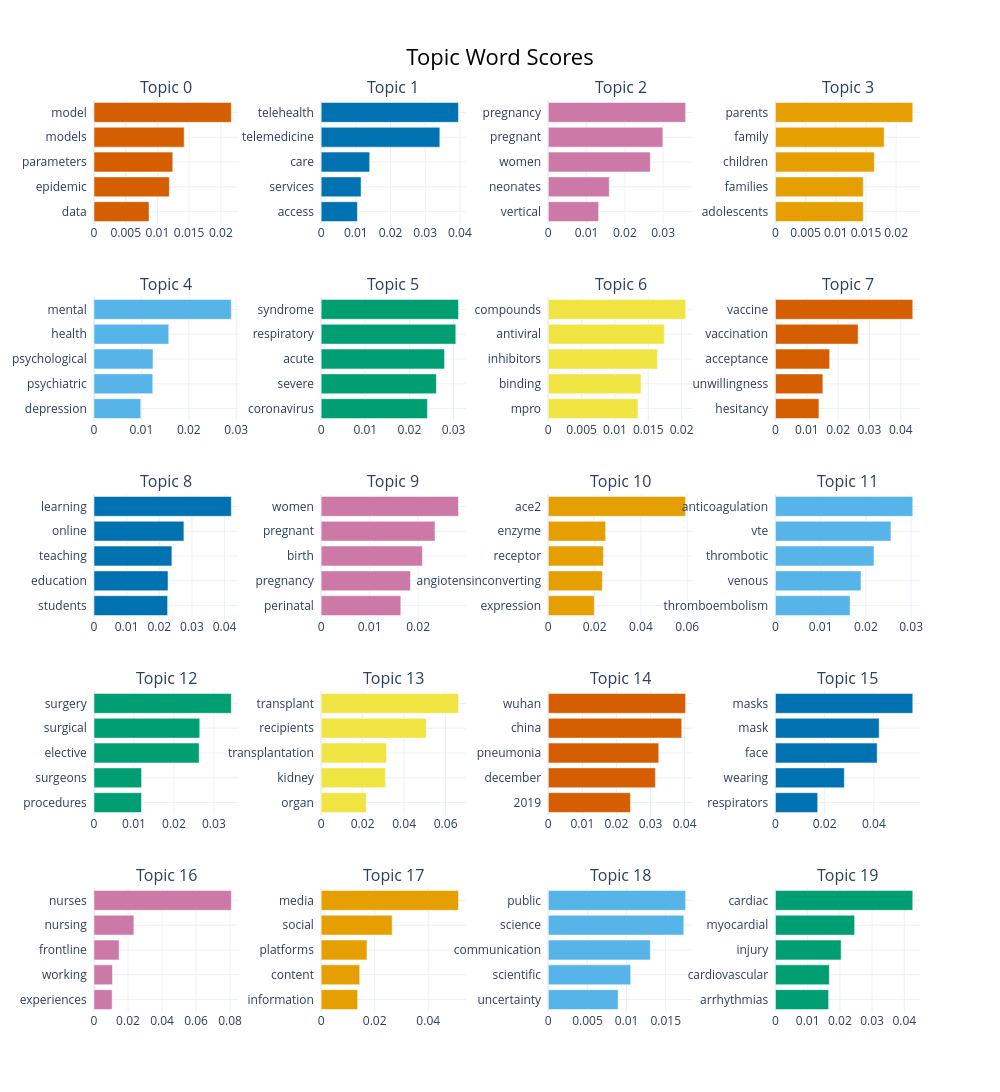

The code cell stored with this chart in its notebook:
### Code cell
topic_model.visualize_barchart(top_n_topics=20)

### Figure 1 — Plotly figure (JSON) as saved in the notebook; plotly's stock layout.template omitted (floating-point values rounded to 4 significant figures)
{"data": [{"marker": {"color": "#D55E00"}, "orientation": "h", "type": "bar", "x": [0.008671, 0.01188, 0.01242, 0.01422, 0.02165], "xaxis": "x", "y": ["data  ", "epidemic  ", "parameters  ", "models  ", "model  "], "yaxis": "y"}, {"marker": {"color": "#0072B2"}, "orientation": "h", "type": "bar", "x": [0.01046, 0.01151, 0.01399, 0.03422, 0.03959], "xaxis": "x2", "y": ["access  ", "services  ", "care  ", "telemedicine  ", "telehealth  "], "yaxis": "y2"}, {"marker": {"color": "#CC79A7"}, "orientation": "h", "type": "bar", "x": [0.01315, 0.01593, 0.02665, 0.02993, 0.03587], "xaxis": "x3", "y": ["vertical  ", "neonates  ", "women  ", "pregnant  ", "pregnancy  "], "yaxis": "y3"}, {"marker": {"color": "#E69F00"}, "orientation": "h", "type": "bar", "x": [0.01455, 0.01455, 0.01638, 0.01802, 0.02276], "xaxis": "x4", "y": ["adolescents  ", "families  ", "children  ", "family  ", "parents  "], "yaxis": "y4"}, {"marker": {"color": "#56B4E9"}, "orientation": "h", "type": "bar", "x": [0.009856, 0.0124, 0.01245, 0.01577, 0.02896], "xaxis": "x5", "y": ["depression  ", "psychiatric  ", "psychological  ", "health  ", "mental  "], "yaxis": "y5"}, {"marker": {"color": "#009E73"}, "orientation": "h", "type": "bar", "x": [0.02408, 0.02611, 0.02796, 0.03051, 0.03111], "xaxis": "x6", "y": ["coronavirus  ", "severe  ", "acute  ", "respiratory  ", "syndrome  "], "yaxis": "y6"}, {"marker": {"color": "#F0E442"}, "orientation": "h", "type": "bar", "x": [0.01344, 0.01391, 0.01636, 0.0174, 0.0206], "xaxis": "x7", "y": ["mpro  ", "binding  ", "inhibitors  ", "antiviral  ", "compounds  "], "yaxis": "y7"}, {"marker": {"color": "#D55E00"}, "orientation": "h", "type": "bar", "x": [0.01387, 0.01513, 0.0173, 0.0264, 0.04383], "xaxis": "x8", "y": ["hesitancy  ", "unwillingness  ", "acceptance  ", "vaccination  ", "vaccine  "], "yaxis": "y8"}, {"marker": {"color": "#0072B2"}, "orientation": "h", "type": "bar", "x": [0.02255, 0.02268, 0.02386, 0.02755, 0.04207], "xaxis": "x9", "y": ["students  ", "education  ", "teaching  ", "online  ", "learning  "], "yaxis": "y9"}, {"marker": {"color": "#CC79A7"}, "orientation": "h", "type": "bar", "x": [0.01643, 0.01843, 0.02088, 0.02348, 0.02832], "xaxis": "x10", "y": ["perinatal  ", "pregnancy  ", "birth  ", "pregnant  ", "women  "], "yaxis": "y10"}, {"marker": {"color": "#E69F00"}, "orientation": "h", "type": "bar", "x": [0.01984, 0.02333, 0.02381, 0.02477, 0.0593], "xaxis": "x11", "y": ["expression  ", "angiotensinconverting  ", "receptor  ", "enzyme  ", "ace2  "], "yaxis": "y11"}, {"marker": {"color": "#56B4E9"}, "orientation": "h", "type": "bar", "x": [0.0165, 0.01891, 0.02179, 0.02554, 0.03036], "xaxis": "x12", "y": ["thromboembolism  ", "venous  ", "thrombotic  ", "vte  ", "anticoagulation  "], "yaxis": "y12"}, {"marker": {"color": "#009E73"}, "orientation": "h", "type": "bar", "x": [0.01189, 0.0119, 0.02631, 0.02646, 0.03436], "xaxis": "x13", "y": ["procedures  ", "surgeons  ", "elective  ", "surgical  ", "surgery  "], "yaxis": "y13"}, {"marker": {"color": "#F0E442"}, "orientation": "h", "type": "bar", "x": [0.02171, 0.03097, 0.03155, 0.05063, 0.0662], "xaxis": "x14", "y": ["organ  ", "kidney  ", "transplantation  ", "recipients  ", "transplant  "], "yaxis": "y14"}, {"marker": {"color": "#D55E00"}, "orientation": "h", "type": "bar", "x": [0.02409, 0.03142, 0.03241, 0.03915, 0.04029], "xaxis": "x15", "y": ["2019  ", "december  ", "pneumonia  ", "china  ", "wuhan  "], "yaxis": "y15"}, {"marker": {"color": "#0072B2"}, "orientation": "h", "type": "bar", "x": [0.01717, 0.02799, 0.04134, 0.04216, 0.05582], "xaxis": "x16", "y": ["respirators  ", "wearing  ", "face  ", "mask  ", "masks  "], "yaxis": "y16"}, {"marker": {"color": "#CC79A7"}, "orientation": "h", "type": "bar", "x": [0.01065, 0.01088, 0.01475, 0.02345, 0.08075], "xaxis": "x17", "y": ["experiences  ", "working  ", "frontline  ", "nursing  ", "nurses  "], "yaxis": "y17"}, {"marker": {"color": "#E69F00"}, "orientation": "h", "type": "bar", "x": [0.01363, 0.01441, 0.01712, 0.02653, 0.0513], "xaxis": "x18", "y": ["information  ", "content  ", "platforms  ", "social  ", "media  "], "yaxis": "y18"}, {"marker": {"color": "#56B4E9"}, "orientation": "h", "type": "bar", "x": [0.008919, 0.01053, 0.01303, 0.01731, 0.01754], "xaxis": "x19", "y": ["uncertainty  ", "scientific  ", "communication  ", "science  ", "public  "], "yaxis": "y19"}, {"marker": {"color": "#009E73"}, "orientation": "h", "type": "bar", "x": [0.01651, 0.01672, 0.02039, 0.02458, 0.04263], "xaxis": "x20", "y": ["arrhythmias  ", "cardiovascular  ", "injury  ", "myocardial  ", "cardiac  "], "yaxis": "y20"}], "layout": {"annotations": [{"font": {"size": 16}, "showarrow": false, "text": "Topic 0", "x": 0.0875, "xanchor": "center", "xref": "paper", "y": 1.0, "yanchor": "bottom", "yref": "paper"}, {"font": {"size": 16}, "showarrow": false, "text": "Topic 1", "x": 0.3625, "xanchor": "center", "xref": "paper", "y": 1.0, "yanchor": "bottom", "yref": "paper"}, {"font": {"size": 16}, "showarrow": false, "text": "Topic 2", "x": 0.6375, "xanchor": "center", "xref": "paper", "y": 1.0, "yanchor": "bottom", "yref": "paper"}, {"font": {"size": 16}, "showarrow": false, "text": "Topic 3", "x": 0.9125, "xanchor": "center", "xref": "paper", "y": 1.0, "yanchor": "bottom", "yref": "paper"}, {"font": {"size": 16}, "showarrow": false, "text": "Topic 4", "x": 0.0875, "xanchor": "center", "xref": "paper", "y": 0.784, "yanchor": "bottom", "yref": "paper"}, {"font": {"size": 16}, "showarrow": false, "text": "Topic 5", "x": 0.3625, "xanchor": "center", "xref": "paper", "y": 0.784, "yanchor": "bottom", "yref": "paper"}, {"font": {"size": 16}, "showarrow": false, "text": "Topic 6", "x": 0.6375, "xanchor": "center", "xref": "paper", "y": 0.784, "yanchor": "bottom", "yref": "paper"}, {"font": {"size": 16}, "showarrow": false, "text": "Topic 7", "x": 0.9125, "xanchor": "center", "xref": "paper", "y": 0.784, "yanchor": "bottom", "yref": "paper"}, {"font": {"size": 16}, "showarrow": false, "text": "Topic 8", "x": 0.0875, "xanchor": "center", "xref": "paper", "y": 0.568, "yanchor": "bottom", "yref": "paper"}, {"font": {"size": 16}, "showarrow": false, "text": "Topic 9", "x": 0.3625, "xanchor": "center", "xref": "paper", "y": 0.568, "yanchor": "bottom", "yref": "paper"}, {"font": {"size": 16}, "showarrow": false, "text": "Topic 10", "x": 0.6375, "xanchor": "center", "xref": "paper", "y": 0.568, "yanchor": "bottom", "yref": "paper"}, {"font": {"size": 16}, "showarrow": false, "text": "Topic 11", "x": 0.9125, "xanchor": "center", "xref": "paper", "y": 0.568, "yanchor": "bottom", "yref": "paper"}, {"font": {"size": 16}, "showarrow": false, "text": "Topic 12", "x": 0.0875, "xanchor": "center", "xref": "paper", "y": 0.352, "yanchor": "bottom", "yref": "paper"}, {"font": {"size": 16}, "showarrow": false, "text": "Topic 13", "x": 0.3625, "xanchor": "center", "xref": "paper", "y": 0.352, "yanchor": "bottom", "yref": "paper"}, {"font": {"size": 16}, "showarrow": false, "text": "Topic 14", "x": 0.6375, "xanchor": "center", "xref": "paper", "y": 0.352, "yanchor": "bottom", "yref": "paper"}, {"font": {"size": 16}, "showarrow": false, "text": "Topic 15", "x": 0.9125, "xanchor": "center", "xref": "paper", "y": 0.352, "yanchor": "bottom", "yref": "paper"}, {"font": {"size": 16}, "showarrow": false, "text": "Topic 16", "x": 0.0875, "xanchor": "center", "xref": "paper", "y": 0.136, "yanchor": "bottom", "yref": "paper"}, {"font": {"size": 16}, "showarrow": false, "text": "Topic 17", "x": 0.3625, "xanchor": "center", "xref": "paper", "y": 0.136, "yanchor": "bottom", "yref": "paper"}, {"font": {"size": 16}, "showarrow": false, "text": "Topic 18", "x": 0.6375, "xanchor": "center", "xref": "paper", "y": 0.136, "yanchor": "bottom", "yref": "paper"}, {"font": {"size": 16}, "showarrow": false, "text": "Topic 19", "x": 0.9125, "xanchor": "center", "xref": "paper", "y": 0.136, "yanchor": "bottom", "yref": "paper"}], "height": 1250, "hoverlabel": {"bgcolor": "white", "font": {"family": "Rockwell", "size": 16}}, "showlegend": false, "title": {"font": {"color": "Black", "size": 22}, "text": "Topic Word Scores", "x": 0.5, "xanchor": "center", "yanchor": "top"}, "width": 1000, "xaxis": {"anchor": "y", "domain": [0, 0.175], "showgrid": true}, "xaxis10": {"anchor": "y10", "domain": [0.275, 0.45], "showgrid": true}, "xaxis11": {"anchor": "y11", "domain": [0.55, 0.725], "showgrid": true}, "xaxis12": {"anchor": "y12", "domain": [0.825, 1], "showgrid": true}, "xaxis13": {"anchor": "y13", "domain": [0, 0.175], "showgrid": true}, "xaxis14": {"anchor": "y14", "domain": [0.275, 0.45], "showgrid": true}, "xaxis15": {"anchor": "y15", "domain": [0.55, 0.725], "showgrid": true}, "xaxis16": {"anchor": "y16", "domain": [0.825, 1], "showgrid": true}, "xaxis17": {"anchor": "y17", "domain": [0, 0.175], "showgrid": true}, "xaxis18": {"anchor": "y18", "domain": [0.275, 0.45], "showgrid": true}, "xaxis19": {"anchor": "y19", "domain": [0.55, 0.725], "showgrid": true}, "xaxis2": {"anchor": "y2", "domain": [0.275, 0.45], "showgrid": true}, "xaxis20": {"anchor": "y20", "domain": [0.825, 1], "showgrid": true}, "xaxis3": {"anchor": "y3", "domain": [0.55, 0.725], "showgrid": true}, "xaxis4": {"anchor": "y4", "domain": [0.825, 1], "showgrid": true}, "xaxis5": {"anchor": "y5", "domain": [0, 0.175], "showgrid": true}, "xaxis6": {"anchor": "y6", "domain": [0.275, 0.45], "showgrid": true}, "xaxis7": {"anchor": "y7", "domain": [0.55, 0.725], "showgrid": true}, "xaxis8": {"anchor": "y8", "domain": [0.825, 1], "showgrid": true}, "xaxis9": {"anchor": "y9", "domain": [0, 0.175], "showgrid": true}, "yaxis": {"anchor": "x", "domain": [0.864, 1.0], "showgrid": true}, "yaxis10": {"anchor": "x10", "domain": [0.432, 0.568], "showgrid": true}, "yaxis11": {"anchor": "x11", "domain": [0.432, 0.568], "showgrid": true}, "yaxis12": {"anchor": "x12", "domain": [0.432, 0.568], "showgrid": true}, "yaxis13": {"anchor": "x13", "domain": [0.216, 0.352], "showgrid": true}, "yaxis14": {"anchor": "x14", "domain": [0.216, 0.352], "showgrid": true}, "yaxis15": {"anchor": "x15", "domain": [0.216, 0.352], "showgrid": true}, "yaxis16": {"anchor": "x16", "domain": [0.216, 0.352], "showgrid": true}, "yaxis17": {"anchor": "x17", "domain": [0, 0.136], "showgrid": true}, "yaxis18": {"anchor": "x18", "domain": [0, 0.136], "showgrid": true}, "yaxis19": {"anchor": "x19", "domain": [0, 0.136], "showgrid": true}, "yaxis2": {"anchor": "x2", "domain": [0.864, 1.0], "showgrid": true}, "yaxis20": {"anchor": "x20", "domain": [0, 0.136], "showgrid": true}, "yaxis3": {"anchor": "x3", "domain": [0.864, 1.0], "showgrid": true}, "yaxis4": {"anchor": "x4", "domain": [0.864, 1.0], "showgrid": true}, "yaxis5": {"anchor": "x5", "domain": [0.648, 0.784], "showgrid": true}, "yaxis6": {"anchor": "x6", "domain": [0.648, 0.784], "showgrid": true}, "yaxis7": {"anchor": "x7", "domain": [0.648, 0.784], "showgrid": true}, "yaxis8": {"anchor": "x8", "domain": [0.648, 0.784], "showgrid": true}, "yaxis9": {"anchor": "x9", "domain": [0.432, 0.568], "showgrid": true}}}
